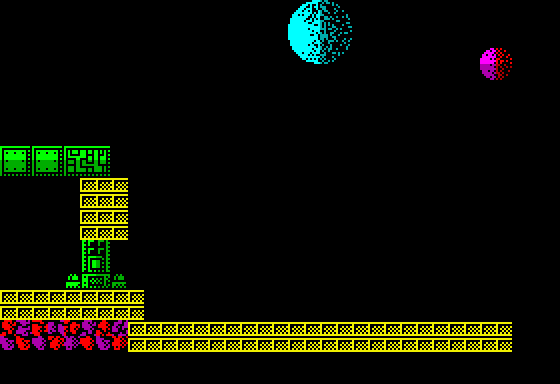

Rendered tile map (Tiled .tmx) drawn with the repository's tilesets; below, a short description and the full map source, tile grids included:
An orthogonal 35x24 tile map with 16x16 px tiles, 1 tile layer (Collision), 3 tilesets, 1 image layer and 3 objects (vitorc, turret, piston).

<map version="1.0" orientation="orthogonal" width="35" height="24" tilewidth="16" tileheight="16">
 <properties>
  <property name="background_color" value="#000000" />
  <property name="zoneNumber" value="072" />
  <property name="zoneSource" value="rusarh/exolon-esl asm/data_zone_data.asm" />
  <property name="nextLevel" value="L03S24" />
 </properties>
 <tileset firstgid="1" name="tiles" tilewidth="16" tileheight="16">
  <image source="tiles.png" width="240" height="512" />
 </tileset>
 <tileset firstgid="481" name="rocks" tilewidth="16" tileheight="16">
  <image source="rocks.png" width="512" height="48" />
 </tileset>
 <tileset firstgid="577" name="generated_terrain" tilewidth="16" tileheight="16">
  <image source="generated_terrain.png" width="256" height="16" />
 </tileset>
 <imagelayer name="Original Static Scenery">
  <image source="zone_072_original.png" width="512" height="384" />
 </imagelayer>
 <layer name="Collision" width="35" height="24">
  <data encoding="csv">0,0,0,0,0,0,0,0,0,0,0,0,0,0,0,0,0,0,0,0,0,0,0,0,0,0,0,0,0,0,0,0,0,0,0,
0,0,0,0,0,0,0,0,0,0,0,0,0,0,0,0,0,0,0,0,0,0,0,0,0,0,0,0,0,0,0,0,0,0,0,
0,0,0,0,0,0,0,0,0,0,0,0,0,0,0,0,0,0,0,0,0,0,0,0,0,0,0,0,0,0,0,0,0,0,0,
0,0,0,0,0,0,0,0,0,0,0,0,0,0,0,0,0,0,0,0,0,0,0,0,0,0,0,0,0,0,0,0,0,0,0,
0,0,0,0,0,0,0,0,0,0,0,0,0,0,0,0,0,0,0,0,0,0,0,0,0,0,0,0,0,0,0,0,0,0,0,
0,0,0,0,0,0,0,0,0,0,0,0,0,0,0,0,0,0,0,0,0,0,0,0,0,0,0,0,0,0,0,0,0,0,0,
0,0,0,0,0,0,0,0,0,0,0,0,0,0,0,0,0,0,0,0,0,0,0,0,0,0,0,0,0,0,0,0,0,0,0,
0,0,0,0,0,0,0,0,0,0,0,0,0,0,0,0,0,0,0,0,0,0,0,0,0,0,0,0,0,0,0,0,0,0,0,
0,0,0,0,0,0,0,0,0,0,0,0,0,0,0,0,0,0,0,0,0,0,0,0,0,0,0,0,0,0,0,0,0,0,0,
0,0,0,0,0,0,0,0,0,0,0,0,0,0,0,0,0,0,0,0,0,0,0,0,0,0,0,0,0,0,0,0,0,0,0,
0,0,0,0,0,0,0,0,0,0,0,0,0,0,0,0,0,0,0,0,0,0,0,0,0,0,0,0,0,0,0,0,0,0,0,
0,0,0,0,0,1,1,1,0,0,0,0,0,0,0,0,0,0,0,0,0,0,0,0,0,0,0,0,0,0,0,0,0,0,0,
0,0,0,0,0,1,1,1,0,0,0,0,0,0,0,0,0,0,0,0,0,0,0,0,0,0,0,0,0,0,0,0,0,0,0,
0,0,0,0,0,1,1,1,0,0,0,0,0,0,0,0,0,0,0,0,0,0,0,0,0,0,0,0,0,0,0,0,0,0,0,
0,0,0,0,0,1,1,1,0,0,0,0,0,0,0,0,0,0,0,0,0,0,0,0,0,0,0,0,0,0,0,0,0,0,0,
0,0,0,0,0,0,0,0,0,0,0,0,0,0,0,0,0,0,0,0,0,0,0,0,0,0,0,0,0,0,0,0,0,0,0,
0,0,0,0,0,0,0,0,0,0,0,0,0,0,0,0,0,0,0,0,0,0,0,0,0,0,0,0,0,0,0,0,0,0,0,
0,0,0,0,0,0,0,0,0,0,0,0,0,0,0,0,0,0,0,0,0,0,0,0,0,0,0,0,0,0,0,0,0,0,0,
1,1,1,1,1,1,1,1,1,0,0,0,0,0,0,0,0,0,0,0,0,0,0,0,0,0,0,0,0,0,0,0,0,0,0,
1,1,1,1,1,1,1,1,1,0,0,0,0,0,0,0,0,0,0,0,0,0,0,0,0,0,0,0,0,0,0,0,0,0,0,
0,0,0,0,0,0,0,0,1,1,1,1,1,1,1,1,1,1,1,1,1,1,1,1,1,1,1,1,1,1,1,1,0,0,0,
0,0,0,0,0,0,0,0,1,1,1,1,1,1,1,1,1,1,1,1,1,1,1,1,1,1,1,1,1,1,1,1,0,0,0,
0,0,0,0,0,0,0,0,0,0,0,0,0,0,0,0,0,0,0,0,0,0,0,0,0,0,0,0,0,0,0,0,0,0,0,
0,0,0,0,0,0,0,0,0,0,0,0,0,0,0,0,0,0,0,0,0,0,0,0,0,0,0,0,0,0,0,0,0,0,0</data>
 </layer>
 <objectgroup name="Objects">
  <object id="1" name="vitorc" x="0" y="320" />
  <object id="2" name="turret" x="416" y="336" width="96" height="80">
   <properties>
    <property name="sourceBlock" value="blk_gunMachine1" />
   </properties>
  </object>
  <object id="3" name="piston" x="288" y="384" width="48" height="64">
   <properties>
    <property name="sourceBlock" value="blk_anim_pump" />
   </properties>
  </object>
 </objectgroup>
</map>
